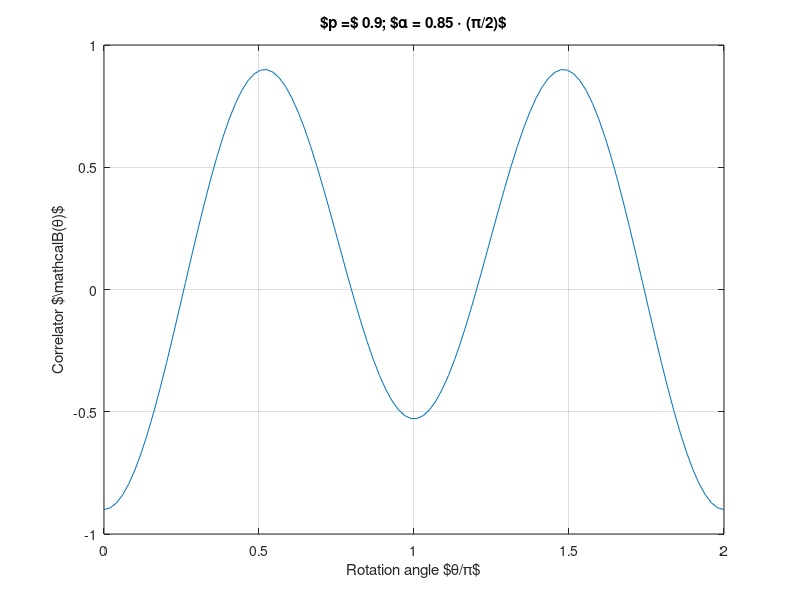
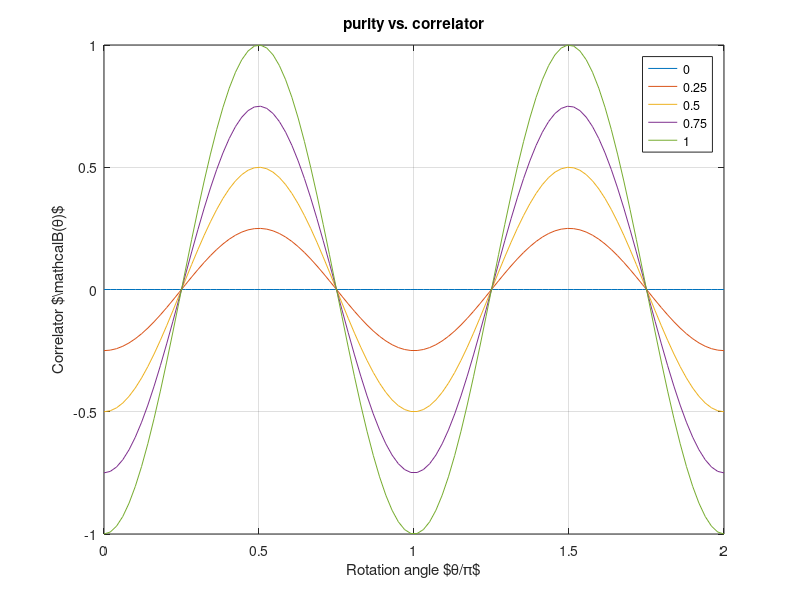

Source code (MATLAB) for these figures, in order: (Note: this script raises an error after producing the figures.)
% Modelling experimental imperfections for Bell correlations
%   - state purity
%   - Rabi amplitude
%
% DKS
% 2019-07-10

%% Model
% see David's logbook for derivation
%
% theta: rotation angle (e.g. pi-rotation is theta=pi)
% p: triplet purity (e.g. pure triplet is p=1)
% alpha: polar angle of rotation axis (e.g. resonance is alpha=pi/2)

Bcorr_mdl = @(theta,p,alpha) -p * (cos(alpha)^2 + sin(alpha)^2*cos(theta)).^2 ...
    + p * ( (sin(alpha)*cos(alpha)*(1-cos(theta))).^2 + (sin(alpha)*sin(theta)).^2);


%% plot
H=figure('Name','demo');

theta = linspace(0,2*pi);
p = 0.9;
alpha = 0.85*pi/2;

B_theory = Bcorr_mdl(theta,p,alpha);


% figure;
plot(theta/pi,B_theory);

box on;
grid on;
xlabel('Rotation angle $\theta/\pi$');
ylabel('Correlator $\mathcal{B}(\theta)$');
titlestr = sprintf('$p =$ %0.2g; $\\alpha = %0.2g \\cdot (\\pi/2)$',p,alpha/(pi/2));
title(titlestr);

%% Purity 
theta = linspace(0,2*pi);
p = linspace(0,1,5);
alpha = pi/2;

B_theory = arrayfun(@(x) Bcorr_mdl(theta,x,alpha),p,'uni',0);


H=figure('Name','psi+_purity');
hold on;

for ii=1:length(p)
    tp = plot(theta/pi,B_theory{ii});
    set(tp,'DisplayName',num2str(p(ii)));
end

grid on;
box on;
xlabel('Rotation angle $\theta/\pi$');
ylabel('Correlator $\mathcal{B}(\theta)$');
title('purity vs. correlator')

lgd=legend();
lgd.Title.String = '$\vert\Psi^+\rangle$ purity $p$';


%% Rabi amplitude
theta = linspace(0,2*pi);
p = 1;
alpha = linspace(0,1,10)*pi/2;

B_theory = arrayfun(@(x) Bcorr_mdl(theta,p,x),alpha,'uni',0);


H=figure('Name','rabi_amplitude');
hold on;

for ii=1:length(alpha)
    tp = plot(theta/pi,B_theory{ii});
    set(tp,'DisplayName',num2str(alpha(ii)/(pi/2)));
end

grid on;
box on;
xlabel('Rotation angle $\theta/\pi$');
ylabel('Correlator $\mathcal{B}(\theta)$');
title('Rabi amplitude vs. correlator')


lgd=legend();
lgd.Title.String = 'polar angle $\alpha$';